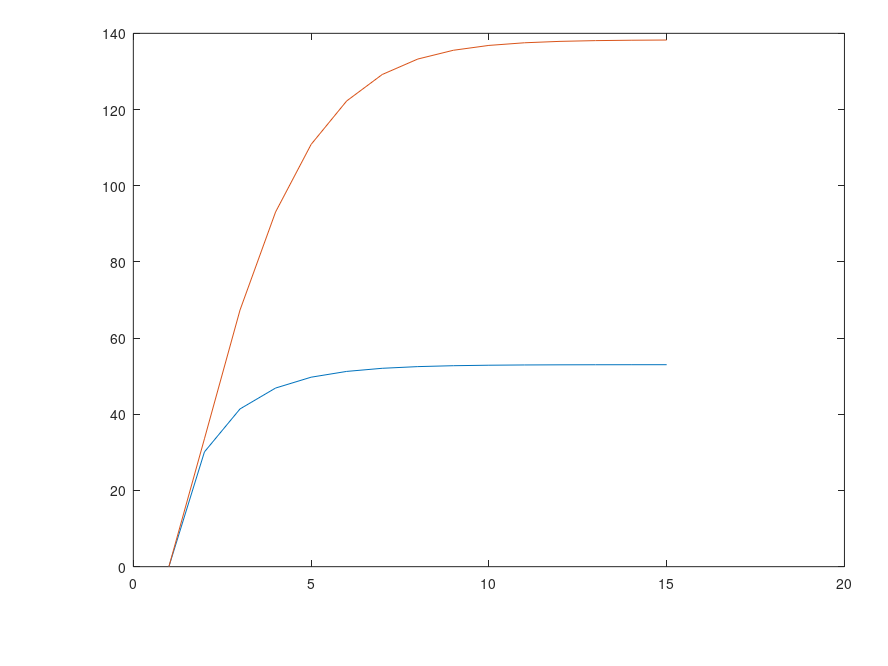

Recreate this plot in MATLAB. (Note: this script raises an error after producing the figure.)
function PlotPlot()
Resource_networking_max_unit=20;%SP全部的networking资源，这里的单位为Unit     20*100Mbps
Rescource_storage_max_unit=20;%SP全部的storage资源，这里的单位为Unit               20GB
Resource_computing_max_unit=20;%SP全部的computing资源，这里的单位为Unit    40CPU
Resource_max_unit=[Resource_networking_max_unit,Rescource_storage_max_unit,Resource_computing_max_unit];

delta_networking=1;%一个slice_request请求了1块networking资源 100Mbps
delta_storage=1;%一个slice_request分别请求了2块storage资源 1GB
delta_computing=2;%一个slice_request分别请求了1块computing资源 2CPU
%
delta_recourse=[delta_networking,delta_storage,delta_computing];
load singleData/Value_State_record.mat %figure 1
load singleData/price_record.mat %price iteration plot figure 2
load singleData/X_recourse_record.mat %X_recourse iteration plot figure 3
% size(Value_State_record)
% size(price_record)
% size(price_record)

%figure 5
load singleData/Phi
load singleData/Phi_Greedy.mat
load singleData/Phi_MMF.mat

load singleData/X_Recourse_Unit_Optimal.mat
load singleData/X_Recourse_Unit_Greedy.mat
load singleData/X_Recourse_Unit_MMF.mat

load singleData/Value_State.mat%最优值函数
load singleData/Price_Optimal.mat

load singleData/reward_optimal.mat;%价格 figure 4
load singleData/reward_Greedy.mat;
load singleData/reward_MMF.mat;
%%%%%%%%%%%%%%%%%%%%%%%%%%%%%%%%%%%%%%%%%%%%%%
%figure 1
%MDP value iteration process
%chose state=State_Space{1,1}
load singleData/State_Space;
state=State_Space{1,6};
[temp,value_state_iteration_times]=size(Value_State_record);
value_iteration_special_state1=[];
for i =1:value_state_iteration_times
    value_iteration_special_state1=[value_iteration_special_state1,Value_State_record{i}(1,6)];
end
value_iteration_special_state2=[]
state=State_Space{13,6};
for i =1:value_state_iteration_times
    value_iteration_special_state2=[value_iteration_special_state2,Value_State_record{i}(13,6)];
end



iteration_times=[];

for i=1:length(value_iteration_special_state1)
    iteration_times=[iteration_times,i];
end


set(gca,'position',[0.15,0.15,0.8,0.8]);
set(gcf,'unit','normalized','position',[0.1,0.1,0.64,0.8]);
set(gcf, 'PaperPositionMode', 'manual');
set(gcf, 'PaperUnits', 'points');
set(gcf, 'PaperPosition', [0 0 640 480]);

figure(1)
p1=plot(iteration_times,value_iteration_special_state1,iteration_times,value_iteration_special_state2);
%axis([1,30,0 800])

p1(1).Marker='o';
p1(2).Marker='s';

p1(1).LineWidth=2;
p1(1).LineStyle='-';
p1(1).Marker='o';
p1(1).MarkerSize=15;
p1(1).Color='r';
p1(2).LineWidth=2;
p1(2).LineStyle='-';
p1(2).Marker='s';
p1(2).MarkerSize=15;
p1(2).Color='b';
set(gca,'fontname','times') 
set(gca,'xtick',1:1:15);
axis([1,15,0 200])
set(gca,'fontsize',22')
grid on

legend('State1','State2','Location','southeast')
%title('the iteration of value state')
xlabel('The number of iterations')
ylabel('Value of state')
saveas(gca,"./Figure-state1/State1-iterationOfValueState.fig");
saveas(gca,"./Figure-state1/State1-iterationOfValueState.eps",'epsc' );
saveas(gca,"./Figure-state1/State1-iterationOfValueState.png");

% %%%%%%%%%%%%%%%%%%%%%%%%%%%%%%%%%%%%%%%%%%%%%%%%%%%%%%%%%%%%%%%%%%%%%%%%%%%%%%%
% %figure 2
% %game iteration price change
% %choose state = State_Space{1,1}
% %choose first resource
% price_iteration=price_record{1,6};
% price_iteration_x_axis=[];
% for i=1:length(price_iteration)
%     price_iteration_x_axis=[price_iteration_x_axis,i];
% end
% 
% networking_price_iteration=[];
% storage_price_iteration=[];
% computing_price_iteration=[];
% for i=1:length(price_iteration)
%     networking_price_iteration=[networking_price_iteration,price_iteration{i}(1)];
%     storage_price_iteration=[storage_price_iteration,price_iteration{i}(2)];
%     computing_price_iteration=[computing_price_iteration,price_iteration{i}(3)];
%     
% end
% 
% set(gca,'position',[0.15,0.15,0.8,0.8]);
% set(gcf,'unit','normalized','position',[0.1,0.1,0.64,0.8]);
% set(gcf, 'PaperPositionMode', 'manual');
% set(gcf, 'PaperUnits', 'points');
% set(gcf, 'PaperPosition', [0 0 640 480]);
% figure(2)
% % ts1 = timeseries(networking_price_iteration, price_iteration_x_axis);
% % ts2 = timeseries(storage_price_iteration, price_iteration_x_axis);
% % ts3 = timeseries(computing_price_iteration, price_iteration_x_axis);
% % plot(ts1,ts2,ts3)
% p2=plot(price_iteration_x_axis,networking_price_iteration,...
%     price_iteration_x_axis,storage_price_iteration,...
%     price_iteration_x_axis,computing_price_iteration);
% p2(1).LineWidth=2;
% p2(1).LineStyle='-';
% p2(1).Marker='o';
% p2(1).MarkerSize=15;
% p2(1).Color='r';
% p2(2).LineWidth=2;
% p2(2).LineStyle='-';
% p2(2).Marker='s';
% p2(2).MarkerSize=15;
% p2(2).Color='k';
% p2(3).LineWidth=2;
% p2(3).LineStyle='-';
% p2(3).Marker='x';
% p2(3).Color='b';
% p2(3).MarkerSize=15;
% set(gca,'fontsize',22')
% grid on
% axis( [1 8 0.6 1.6] )
% set(gca,'xtick',1:1:9);
% set(gca,'fontname','times')
% %title('the iteration of price')
% xlabel('The number of iterations')
% ylabel('Price')
% legend('Networking','Storage','Computing','Location','southeast')
% 
% saveas(gca,"./Figure-state1/State1-iterationOfPrice.fig");
% saveas(gca,"./Figure-state1/State1-iterationOfPrice.eps",'epsc' );
% saveas(gca,"./Figure-state1/State1-iterationOfPrice.png");
% 
% %%%%%%%%%%%%%%%%%%%%%%%%%%%%%%%%%%%%%%%%%%%%%%%%%%%%%%%%%%%%%%%%%%%%%%%%%%%%%%%
% %figure 3
% X_iteration=X_recourse_record{1,6};
% X_iteration_x_axis=[];
% for i=1:length(X_iteration)
%     X_iteration_x_axis=[X_iteration_x_axis,i];
% end
% 
% networking_X_iteration=[];
% storage_X_iteration=[];
% computing_X_iteration=[];
% for i=1:length(X_iteration)
%     networking_X_iteration=[networking_X_iteration,X_iteration{i}(1)];
%     storage_X_iteration=[storage_X_iteration,X_iteration{i}(2)];
%     computing_X_iteration=[computing_X_iteration,X_iteration{i}(3)]; 
% end
% 
% 
% set(gca,'position',[0.15,0.15,0.8,0.8]);
% set(gcf,'unit','normalized','position',[0.1,0.1,0.64,0.8]);
% set(gcf, 'PaperPositionMode', 'manual');
% set(gcf, 'PaperUnits', 'points');
% set(gcf, 'PaperPosition', [0 0 640 480]);
% 
% figure(3)
% p3=plot(X_iteration_x_axis,networking_X_iteration,...
%     X_iteration_x_axis,storage_X_iteration,...
%     X_iteration_x_axis,computing_X_iteration);
% axis( [1 8 0.5 4] )
% % set(gca,'xtick',1:1:9);
% p3(1).LineWidth=2;
% p3(1).LineStyle='-';
% p3(1).Marker='o';
% p3(1).MarkerSize=15;
% p3(1).Color='r';
% p3(2).LineWidth=2;
% p3(2).LineStyle='-';
% p3(2).Marker='s';
% p3(2).MarkerSize=15;
% p3(2).Color='k';
% p3(3).LineWidth=2;
% p3(3).LineStyle='-';
% p3(3).Marker='x';
% p3(3).Color='b';
% p3(3).MarkerSize=15;
% set(gca,'fontsize',22')
% grid on
% %title('the iteration of x')
% xlabel('The number of iterations')
% ylabel('$x_{i,j,z}(t)$','Interpreter','LaTex')
% set(gca,'fontname','times') 
% 
% legend('Networking','Storage','Computing','Location','northeast')
% saveas(gca,"./Figure-state1/State1-iterationOfX.fig");
% saveas(gca,"./Figure-state1/State1-iterationOfX.eps" ,'epsc');
% saveas(gca,"./Figure-state1/State1-iterationOfX.png");
% 
% 
% % %figure 4
% % %3-D bar
% % figure(4)
% % reward_optimal_new=fliplr(reward_optimal(6:15,1:10));
% % 
% % 
% % h=bar3(reward_optimal_new,'w')
% % pos=axis;
% % xlabel({'   avaliable' 'resource(%)   '},'position',[6 13 0])
% % ylabel('request number','position',[-1 8 0])
% % zlabel('reward')
% % %title('reward of optimal')
% % % %colorbar
% % % %set(h,{'cdata'},cellfun(@(z)kron(z(2:6:end,2:3),ones(6,2)),get(h,'ZData'),'un',0))
% % set(gca,'xticklabel',{'  ','20','  ','  ','  ','60','  ','  ','  ','100'});
% % set(gca,'yticklabel',{'1','  ','  ','  ','5',' ','  ','  ','  ','10'});
% % 
% % set(gca,'fontname','times') 
% % set(gca,'fontsize',16')
% % saveas(gca,"./Figure-state1/State1-reward_of_optimal.fig");
% % saveas(gca,"./Figure-state1/State1-reward_of_optimal.eps",'epsc' );
% % saveas(gca,"./Figure-state1/State1-reward_of_optimal.png");
% % 
% % %figure 5
% % %the percentage of allocate request
% % %choose the resource max situation(in fact, the situtation can be choosed
% % %randomly.
% % %the number of choosen is Phi, Phi_Greedy, Phi_MMF
% % %Phi(:,20) the number is from 30~10
% % %%%%%%%%%%%%%%%%%%%%%%%%%%%%%%%%%%
% % 
% % optimal_number=Phi(1:11,1)';
% % Greedy_number=Phi_Greedy(1:11,1)';
% % MMF_number=Phi_MMF(1:11,1)';
% % optimal_X_resource=X_Recourse_Unit_Optimal(1:11,1)';
% % Greedy_X_resource=X_Recourse_Unit_Greedy(1:11,1)';
% % MMF_X_resource=X_Recourse_Unit_MMF(1:11,1)';
% % 
% % %only use first resource
% % 
% % optimal_percentage=[];
% % Greedy_percentage=[];
% % MMF_percentage=[];
% % max_number=state(1);
% % for i =1:length(optimal_number)
% %     
% %     state=State_Space{i,1};
% %     optimal_resource=optimal_X_resource{i};
% %     Greedy_resource=Greedy_X_resource{i};
% %     MMF_resource=MMF_X_resource{i};
% %     optimal_percentage(i)=100*(optimal_number(i)*delta_recourse(1)*optimal_resource(1)/Resource_max_unit(1));
% %     Greedy_percentage(i)=100*(Greedy_number(i)*delta_recourse(1)*Greedy_resource(1)/Resource_max_unit(1));
% %     MMF_percentage(i)=100*(MMF_number(i)*delta_recourse(1)*MMF_resource(1)/Resource_max_unit(1));
% % end
% % optimal_percentage=fliplr(optimal_percentage)./100;
% % Greedy_percentage=fliplr(Greedy_percentage)./100;
% % MMF_percentage=fliplr(MMF_percentage)./100;
% % 
% % barNumber=[];
% % number=5:1:15;
% % % for i=1:length(number)
% % %  
% % %     barNumber=[barNumber
% % %         number(i),number(i),number(i)];
% % % end
% % % bar_percentage=[];
% % % for i=1:length(number)
% % %     bar_percentage=[bar_percentage
% % %         optimal_percentage(i),Greedy_percentage(i),MMF_percentage(i)];
% % % end
% % % 
% % figure(5)
% % %p5=bar(barNumber,bar_percentage);
% % p5=plot(number,optimal_percentage,number,Greedy_percentage,number,MMF_percentage);
% % p5(1).LineWidth=1;
% % p5(1).LineStyle='-';
% % p5(1).Marker='o';
% % p5(2).LineWidth=1;
% % p5(2).LineStyle='-';
% % p5(2).Marker='s';
% % p5(3).LineWidth=1;
% % p5(3).LineStyle='-';
% % p5(3).Marker='x';
% % % 
% % xlabel('request number')
% % ylabel('admissible ratio')
% % legend({'OAR','Greedy','MMF'},'location','southwest')
% % set(gca,'fontname','times') 
% % set(gca,'fontsize',16')
% % saveas(gca,"./Figure-state1/State1-allocatedPercentage.fig");
% % saveas(gca,"./Figure-state1/State1-allocatedPercentage.eps",'epsc' );
% % saveas(gca,"./Figure-state1/State1-allocatedPercentage.png");
% % 
% % figure(6)
% % 
% % optimal_reward=reward_optimal(1:15,5)';
% % Greedy_reward=reward_Greedy(1:15,5)';
% % MMF_reward=reward_MMF(1:15,5)';
% % number=1:1:15;
% % optimal_reward=fliplr(optimal_reward);
% % Greedy_reward=fliplr(Greedy_reward);
% % MMF_reward=fliplr(MMF_reward);
% % p6=plot(number,optimal_reward,number,Greedy_reward,number,MMF_reward);
% % p6(1).LineWidth=1;
% % p6(1).LineStyle='-';
% % p6(1).Marker='o';
% % p6(2).LineWidth=1;
% % p6(2).LineStyle='-';
% % p6(2).Marker='s';
% % p6(3).LineWidth=1;
% % p6(3).LineStyle='-';
% % p6(3).Marker='x';
% % axis([1,10,0,200])
% % xlabel('request number')
% % ylabel('reward')
% % legend({'OAR','Greedy','MMF'},'location','southwest')
% % set(gca,'fontname','times') 
% % set(gca,'fontsize',16')
% % barNumber=[];
% % 
% % % for i=1:length(number)
% % %  
% % %     barNumber=[barNumber
% % %         number(i),number(i),number(i)];
% % % end
% % % bar_reward=[];
% % % for i=1:length(number)
% % %     bar_reward=[bar_reward
% % %         optimal_reward(i),Greedy_reward(i),MMF_reward(i)];
% % % end
% % % p6=bar(barNumber,bar_reward);
% % % xlabel('request number')
% % % ylabel('reward')
% % % legend('optimal','Greedy','MMF')
% % %grid on
% % saveas(gca,"./Figure-state1/State1-RewardCompare.fig");
% % saveas(gca,"./Figure-state1/State1-RewardCompare.eps",'epsc' );
% % saveas(gca,"./Figure-state1/State1-RewardCompare.png");
% % 
% % 
% % 
% % figure(7)
% % 
% % optimal_reward=reward_optimal(1,:);
% % Greedy_reward=reward_Greedy(1,:);
% % MMF_reward=reward_MMF(1,:);
% % number=1:1:11;
% % optimal_reward=fliplr(optimal_reward);
% % Greedy_reward=fliplr(Greedy_reward);
% % MMF_reward=fliplr(MMF_reward);
% % p7=plot(number,optimal_reward,number,Greedy_reward,number,MMF_reward);
% % p7(1).LineWidth=1;
% % p7(1).LineStyle='-';
% % p7(1).Marker='o';
% % p7(2).LineWidth=1;
% % p7(2).LineStyle='-';
% % p7(2).Marker='s';
% % p7(3).LineWidth=1;
% % p7(3).LineStyle='-';
% % p7(3).Marker='x';
% % xlabel('percentage(%)')
% % ylabel('reward')
% % axis([1,10,-50,200])
% % legend({'OAR','Greedy','MMF'},'location','northwest')
% % set(gca,'xticklabel',{'20','40','60','80', '100'});
% % set(gca,'fontname','times') 
% % set(gca,'fontsize',16')
% % barNumber=[];
% % 
% % % for i=1:length(number)
% % %  
% % %     barNumber=[barNumber
% % %         number(i),number(i),number(i)];
% % % end
% % % bar_reward=[];
% % % for i=1:length(number)
% % %     bar_reward=[bar_reward
% % %         optimal_reward(i),Greedy_reward(i),MMF_reward(i)];
% % % end
% % % p6=bar(barNumber,bar_reward);
% % % xlabel('request number')
% % % ylabel('reward')
% % % legend('optimal','Greedy','MMF')
% % %grid on
% % saveas(gca,"./Figure-state1/State1-RewardCompare_resource.fig");
% % saveas(gca,"./Figure-state1/State1-RewardCompare_resource.eps",'epsc' );
% % saveas(gca,"./Figure-state1/State1-RewardCompare_resource.png");

end
